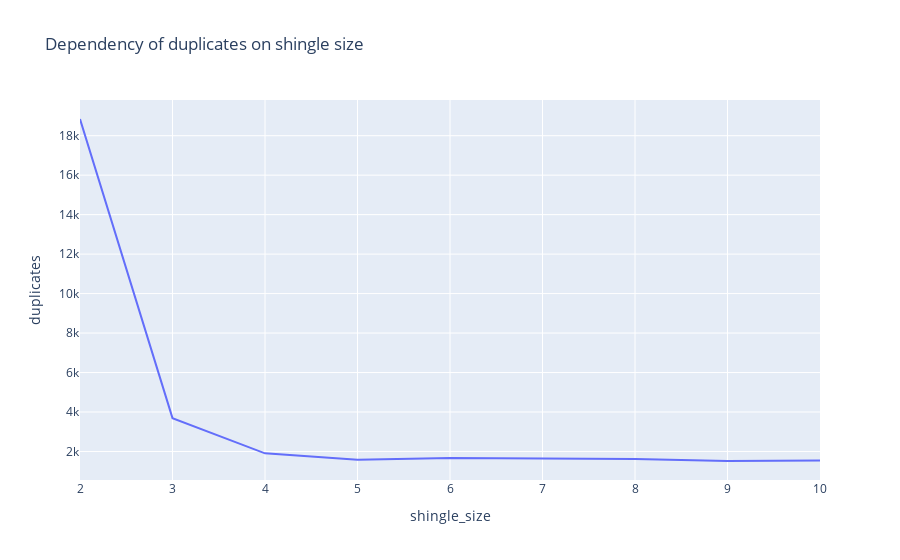

The code cell stored with this chart in its notebook:
### Code cell
fig = px.line(df_dp,
             x="shingle_size",
             y="duplicates",
             title="Dependency of duplicates on shingle size "
            )
fig.show()

### Figure 1 — Plotly figure (JSON) as saved in the notebook; plotly's stock layout.template omitted (floating-point values rounded to 4 significant figures)
{"data": [{"hovertemplate": "shingle_size=%{x}<br>duplicates=%{y}<extra></extra>", "legendgroup": "", "line": {"color": "#636efa", "dash": "solid"}, "marker": {"symbol": "circle"}, "mode": "lines", "name": "", "orientation": "v", "showlegend": false, "type": "scatter", "x": [2, 3, 4, 5, 6, 7, 8, 9, 10], "xaxis": "x", "y": [18846, 3688, 1906, 1577, 1672, 1649, 1616, 1518, 1549], "yaxis": "y"}], "layout": {"legend": {"tracegroupgap": 0}, "title": {"text": "Dependency of duplicates on shingle size "}, "xaxis": {"anchor": "y", "domain": [0, 1], "title": {"text": "shingle_size"}}, "yaxis": {"anchor": "x", "domain": [0, 1], "title": {"text": "duplicates"}}}}
